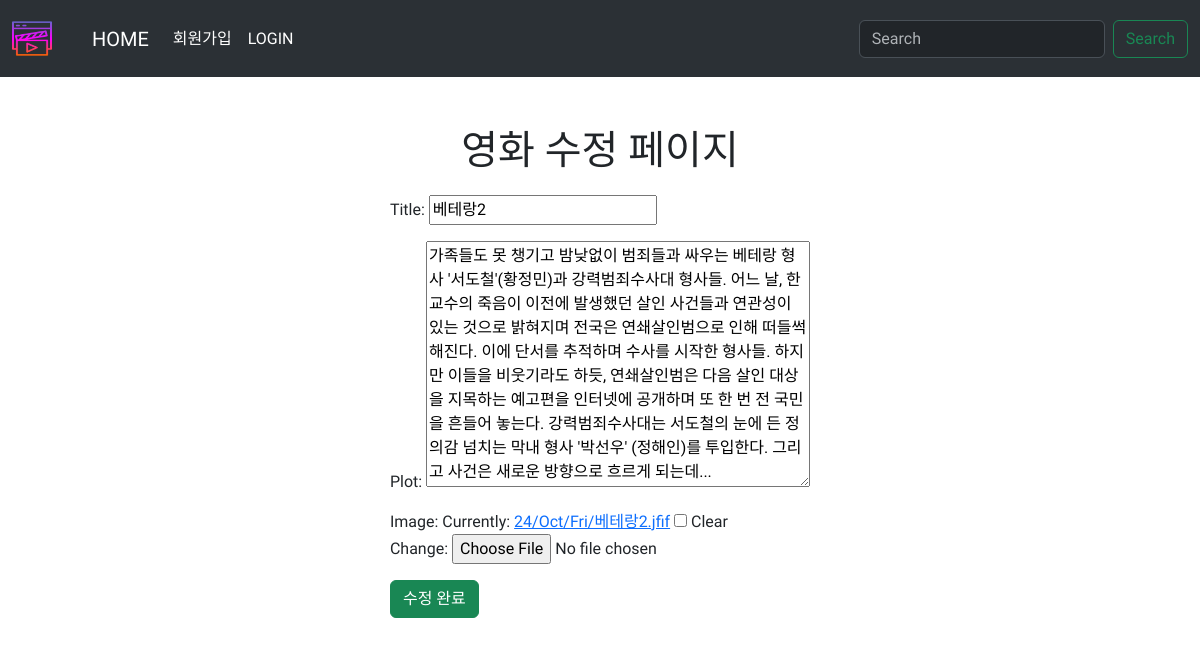
/movies/4/update/, run on the app's committed database.
### movies/models.py (models this page shows)
class Movie(models.Model):
    title = models.CharField(max_length=100)
    plot = models.TextField()
    image = models.ImageField(blank=True, upload_to='%y/%b/%a/')

### movies/views.py (the view)
# urls.py: path('update/', views.update, name='update'),
def update(request, pk):
    movie = Movie.objects.get(pk=pk)
    if request.method == 'POST':
        form = MovieForm(request.POST, request.FILES, instance=movie)
        if form.is_valid():
            form.save()
            return redirect('movies:detail', pk)
    else:
        form = MovieForm(instance=movie)
    context = {
        'movie': movie,
        'form': form,
    }
    return render(request, 'movies/update.html', context)

### movies/forms.py
class MovieForm(forms.ModelForm):
    class Meta:
        model = Movie
        fields = '__all__'

### movies/templates/movies/update.html (shortened to what this page needs)
{% extends "base.html" %}
{% block content %}
<h1>영화 수정 페이지</h1>
  <div class='container'>
    <form action="{% url "movies:update" movie.pk %}" method="POST" enctype='multipart/form-data'>
      {{ form.as_p }}
      <button type="submit" class="btn btn-success">수정 완료</button>
    </form>
  </div>
{% endblock content %}

### templates/base.html (style rules this page uses)
h1 { margin-top: 50px; text-align: center; margin-bottom: 20px; }
.container { display: flex; justify-content: center; align-itemse: center; }
* { font-family: "Gowun Dodum", sans-serif; font-weight: 400; font-style: normal; }

### data on the page
Movie: title "베테랑2", plot "가족들도 못 챙기고 밤낮없이 범죄들과 싸우는 베테랑 형사 '서도철'(황정민)과 강력범죄수사대 형사들. 어느 날, 한 교수의 죽음이 이전에 발생했던 살인 사건들과 연관성이 있는 것으로 밝혀지며 전국은 연쇄살인범으로 인해 떠들썩해진다. 이에 단서를 추적하며 수사를 시작한 형사들. 하지만 이들을 비웃기라도 하듯, 연쇄살인범은 다음 살인 대상을 지목하는 예고편을 인터넷에 공개하며 또 한 번 전 국민을 흔들어 놓는다. 강력범죄수사대는 서도철의 눈에 든 정의감 넘치는 막내 형사 '박선우' (정해인)를 투입한다. 그리고 사건은 새로운 방향으로 흐르게 되는데..."
